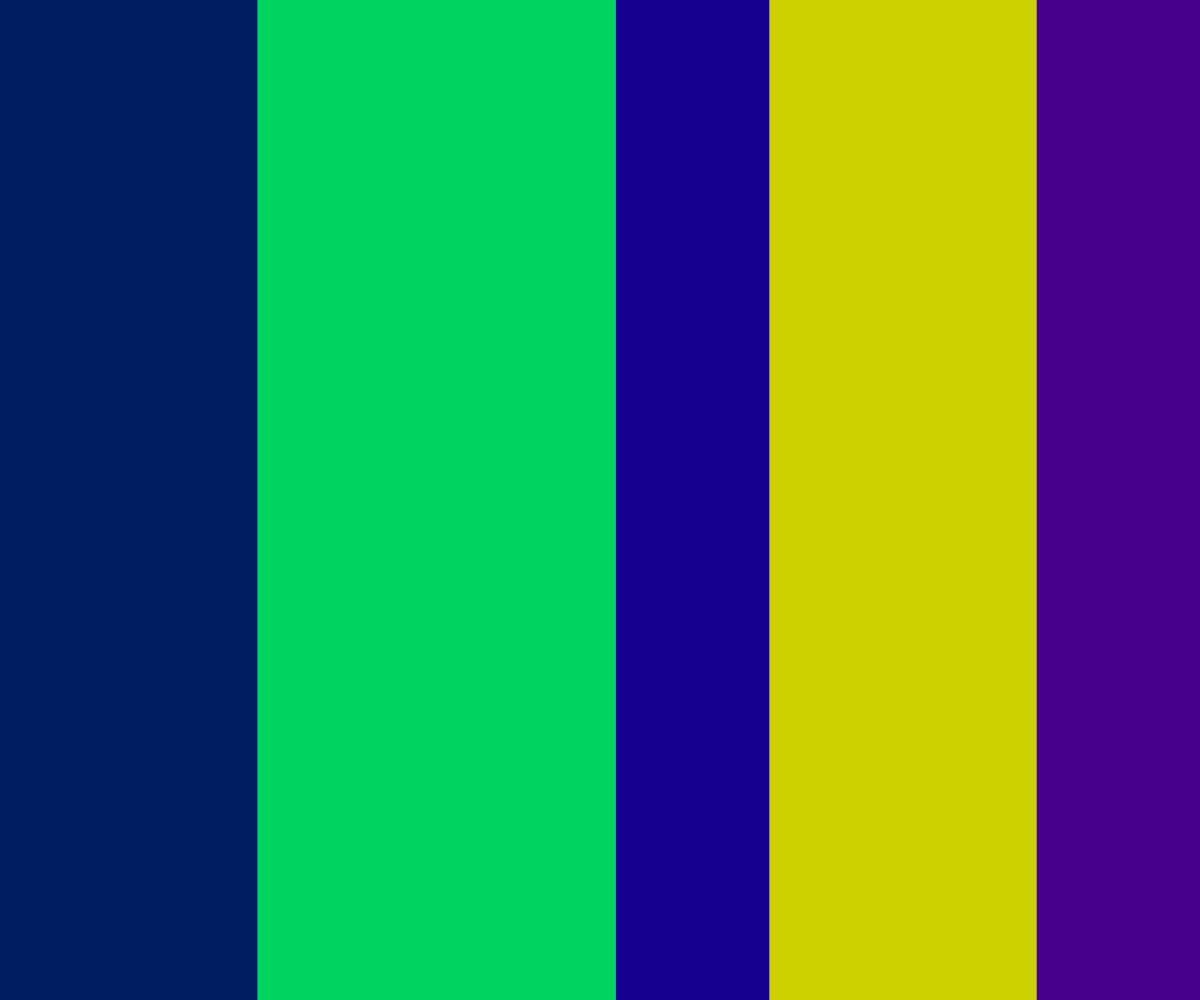
Frame 1 (no input)
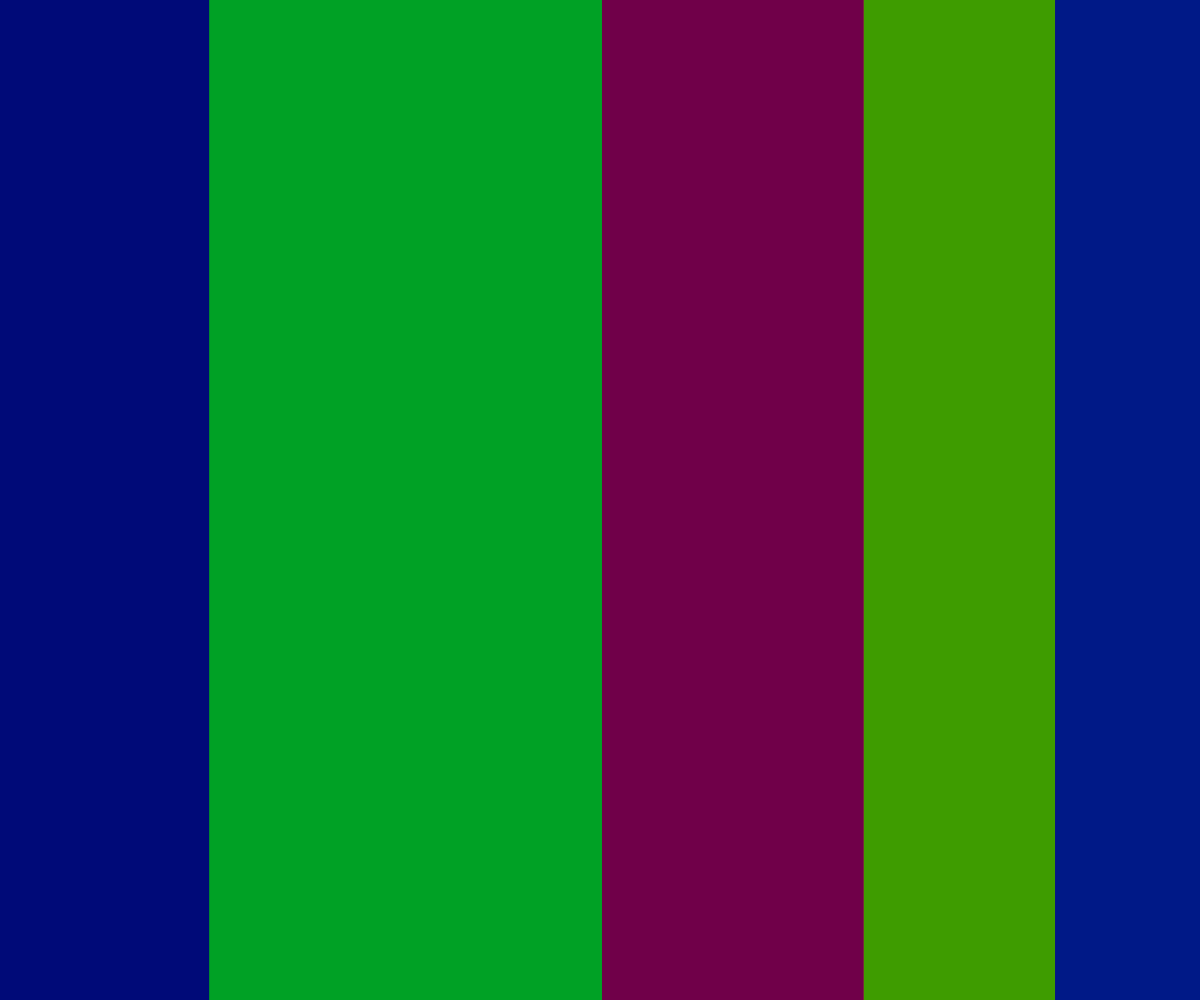
Frame 2 (the mouse pressed at the canvas centre, redrawn once)

The p5.js sketch that drew these frames (run headless with seeded random() and noise() and a simulated clock; the mouse was pressed at the canvas centre and the sketch redrawn once):

// p5.js sketch
// ── sketch.js
'use strict'

let colorCount = 100;

let hueVals = [];
let satVals = [];
let brightVals = [];

function setup() {
  createCanvas(windowWidth, windowHeight);
  colorMode(HSB, 360, 100, 100);
  noStroke();
  //defining random seed ensures identical random results each time the sketch runs
  randomSeed(0);
}


function draw() {
  noLoop();

  for (let i = 0; i < colorCount; i++) {
    if (i % 2 === 0) {
      hueVals[i] = int(random(180, 360));
      satVals[i] = 100;
      brightVals[i] = int(random(25, 75));
    } else {
      hueVals[i] = int(random(0, 180));
      satVals[i] = 100;
      brightVals[i] = int(random(50, 100));
    }
  }
  //create the counter variable which will be used for modulus math later on
  let counter = 0;
  //define the number of rows
  let rowCount = 1;
  // define the row height
  let rowHeight = width / rowCount;

  //for every row...
  for (let i = 0; i < rowCount; i++) {
    let fragmentNumber = 5;
    let fragmentWidths = []
    let widthSum = 0;

    //generate the random values which will be mapped to fragment width
    for (let ii = 0; ii < fragmentNumber; ii++) {
      fragmentWidths[ii] = random(50, 200);
      //add the vales together so they can be scaled later
      widthSum += fragmentWidths[ii];
    }
    //scale the random values to fit the width of the window
    for (let ii = 0; ii < fragmentNumber; ii++) {
      let scaledWidth = (fragmentWidths[ii] / widthSum) * width;
      fragmentWidths[ii] = scaledWidth;
    }
    //render the fragments..

    //store the X pos for each fragment so we know where to begin drawing the next one
    let fragXpos = 0;
    for (let ii = 0; ii < fragmentNumber; ii++) {
      let index = counter % colorCount;
      let col = color(hueVals[index], satVals[index], brightVals[index]);

      let x = fragXpos;
      let y = i * rowHeight;
      //use the fragment width stored in the array
      let w = fragmentWidths[ii];
      let h = rowHeight;

      fill(col);
      rect(x, y, w, h);
      //increment the fragXpos var for the next fragment
      fragXpos += fragmentWidths[ii];
      //increment the counter
      counter++;
    }
  }


}
